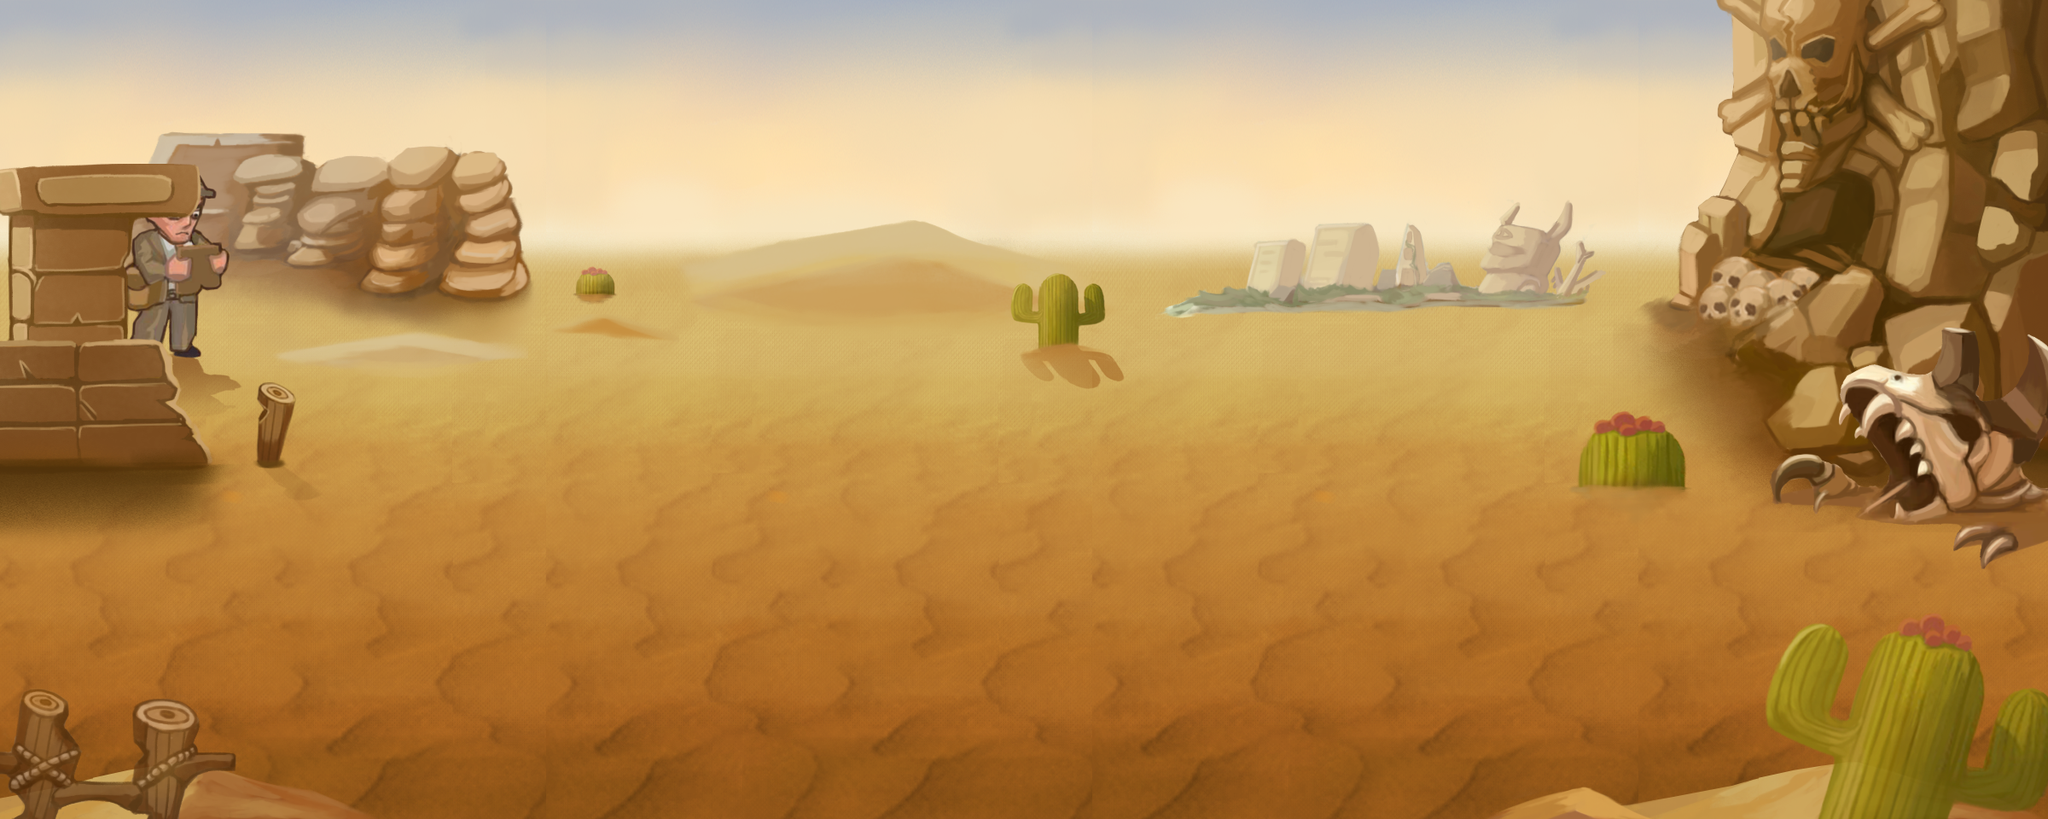

This game map was drawn from its Tiled (.tmx) file and the tilesets committed beside it. A one-line description and the trimmed map source follow:
An orthogonal 75x60 tile map with 32x16 px tiles, 12 tile layers (far, far1, far2, far3, ...), 3 tilesets and 10 objects (born1, guai1-1, guai1-2, guai2-1, guai3-2, ...).

<map version="1.0" orientation="orthogonal" width="75" height="60" tilewidth="32" tileheight="16">
 <tileset firstgid="1" name="jinjing1" tilewidth="32" tileheight="16">
  <image source="jinjing1.png" width="2281" height="1116" />
 </tileset>
 <tileset firstgid="4900" name="yuanjing1" tilewidth="32" tileheight="16">
  <image source="yuanjing1.png" width="1260" height="1328" />
 </tileset>
 <tileset firstgid="8137" name="meta1" tilewidth="32" tileheight="16">
  <image source="meta1.png" width="320" height="16" />
  <tile id="0">
   <properties>
    <property name="block" value="" />
   </properties>
  </tile>
 </tileset>
 <layer name="far" width="75" height="60">
  <properties>
   <property name="XSpeed" value="0.5" />
   <property name="YSpeed" value="0.8" />
   <property name="ZOrder" value="-1" />
  </properties>
  <data>[4500 cells, 1650 non-empty, 440 distinct tile ids]</data>
 </layer>
 <layer name="far1" width="75" height="60">
  <properties>
   <property name="XSpeed" value="0.5" />
   <property name="YSpeed" value="0.8" />
   <property name="ZOrder" value="-1" />
  </properties>
  <data>[4500 cells, 2025 non-empty, 540 distinct tile ids]</data>
 </layer>
 <layer name="far2" width="75" height="60">
  <properties>
   <property name="XSpeed" value="0.5" />
   <property name="YSpeed" value="0.8" />
   <property name="ZOrder" value="-1" />
  </properties>
  <data>[4500 cells, 692 non-empty, 692 distinct tile ids]</data>
 </layer>
 <layer name="far3" width="75" height="60">
  <properties>
   <property name="XSpeed" value="0.5" />
   <property name="YSpeed" value="0.8" />
   <property name="ZOrder" value="-1" />
  </properties>
  <data>[4500 cells, 126 non-empty, 126 distinct tile ids]</data>
 </layer>
 <layer name="far4" width="75" height="60">
  <properties>
   <property name="XSpeed" value="0.5" />
   <property name="YSpeed" value="0.8" />
   <property name="ZOrder" value="-1" />
  </properties>
  <data>[4500 cells, 198 non-empty, 198 distinct tile ids]</data>
 </layer>
 <layer name="ground" width="75" height="60">
  <properties>
   <property name="XSpeed" value="1" />
   <property name="YSpeed" value="1" />
   <property name="ZOrder" value="0" />
   <property name="id" value="9" />
  </properties>
  <data>[4500 cells, 2625 non-empty, 700 distinct tile ids]</data>
 </layer>
 <layer name="ground1" width="75" height="60">
  <properties>
   <property name="XSpeed" value="1" />
   <property name="YSpeed" value="1" />
   <property name="ZOrder" value="0" />
   <property name="id" value="9" />
  </properties>
  <data>[4500 cells, 953 non-empty, 953 distinct tile ids]</data>
 </layer>
 <layer name="ground2" width="75" height="60">
  <properties>
   <property name="XSpeed" value="1" />
   <property name="YSpeed" value="1" />
   <property name="ZOrder" value="0" />
   <property name="id" value="9" />
  </properties>
  <data>[4500 cells, 234 non-empty, 234 distinct tile ids]</data>
 </layer>
 <layer name="ground3" width="75" height="60">
  <properties>
   <property name="XSpeed" value="1" />
   <property name="YSpeed" value="1" />
   <property name="ZOrder" value="0" />
   <property name="id" value="9" />
  </properties>
  <data>[4500 cells, 60 non-empty, 60 distinct tile ids]</data>
 </layer>
 <layer name="near" width="75" height="60" opacity="0.84">
  <properties>
   <property name="XSpeed" value="1" />
   <property name="YSpeed" value="1" />
   <property name="ZOrder" value="1" />
  </properties>
  <data>[4500 cells, 216 non-empty, 132 distinct tile ids]</data>
 </layer>
 <layer name="near1" width="75" height="60" opacity="0.84">
  <data>[4500 cells, 277 non-empty, 277 distinct tile ids]</data>
 </layer>
 <layer name="block" width="75" height="60" opacity="0">
  <properties>
   <property name="XSpeed" value="1" />
   <property name="YSpeed" value="1" />
   <property name="ZOrder" value="1" />
  </properties>
  <data>[4500 cells, 2745 non-empty, 1 distinct tile ids]</data>
 </layer>
 <objectgroup name="born" width="0" height="0">
  <object name="born1" x="396" y="652" width="44" height="34" />
  <object name="guai1-1" x="574" y="608" width="42" height="42" />
  <object name="guai1-2" x="366" y="796" width="50" height="42" />
  <object name="guai2-1" x="1126" y="620" width="54" height="42" />
  <object name="guai3-2" x="1866" y="800" width="54" height="42" />
  <object name="guai2-2" x="1156" y="746" width="54" height="42" />
  <object name="guai2-3" x="1030" y="834" width="54" height="42" />
  <object name="guai3-1" x="1854" y="672" width="54" height="42" />
  <object name="booss" x="1684" y="776" width="54" height="42" />
  <object name="guai3-3" x="1758" y="890" width="54" height="42" />
 </objectgroup>
</map>
